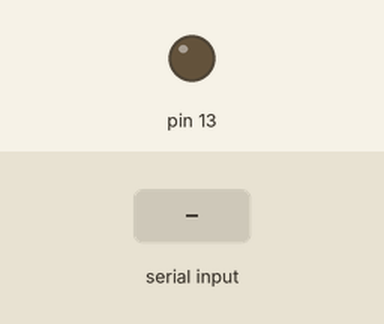
This sketch was run on a simulated Arduino Uno, built with avr-gcc and run on an emulated ATmega328P. On the bench: output pins drawn as LEDs (lit = HIGH). Dashed ring = blinking. The inputs (shaded band) are chosen by the test bench.

Above: at 1.2 s.
1.3 s: "3" received over Serial
At 1.4 s:
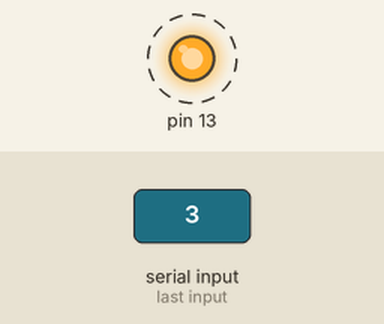
4.3 s: "1" received over Serial
At 5.0 s:
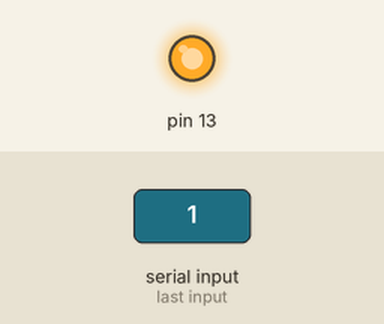
5.8 s: "2" received over Serial
At 7.2 s:
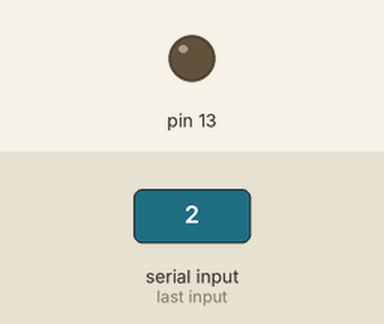
Timing chart, 0 to 8.8 s (numbered marks = the images above; inputs shaded):
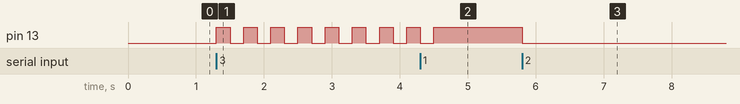

The sketch:

LED_Bluethooth_ino.ino
```cpp
int valor;
void setup(){
pinMode(13,OUTPUT);
Serial.begin(9600);
}
void loop(){
if(Serial.available()>0){
valor = Serial.read();
}
if (valor == '1'){
digitalWrite(13,HIGH);
}
else if (valor == '2'){
digitalWrite(13,LOW);
}
else if (valor == '3'){
digitalWrite(13,HIGH);
delay(200);
digitalWrite(13,LOW);
delay(200);
}
}
```

Measured:
- after the input at 1.3 s, pin 13: alternates HIGH for 0.20 s and LOW for 0.20 s, starting at once
- after the input at 4.3 s, pin 13: goes on until 4.5 s, then stays HIGH
- after the input at 5.8 s, pin 13: HIGH → LOW at once
